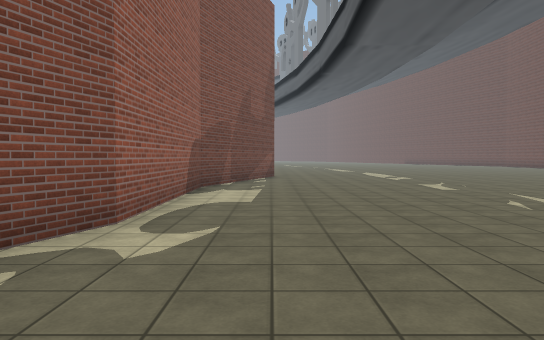
[1] (above)

21 first-person views from a walk through a scene from a Unity 3-D project. The camera is 1.4 m above the floor, tilts 2° down and sees 70° across. Doors are open. The floor is counted in squares, 2 m on a side. Each view is taken from the middle of a square. On the plan, view 1 faces up. The plan holds only what a view shows up to about 11 squares ahead; the rest is blank. The place goes on beyond the plan. The player is left out. Some animated figures are not drawn. Some surface patterns are stand-ins.

[2]
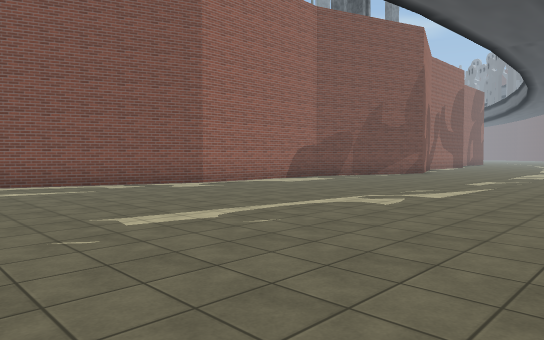

[3]
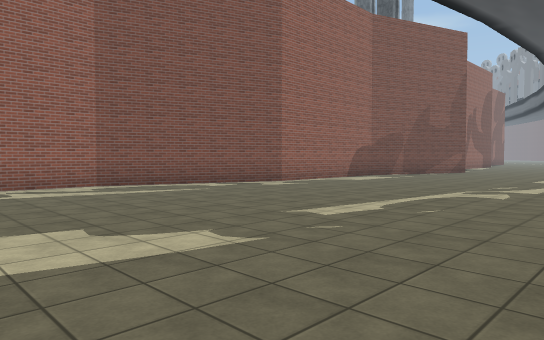

[4]
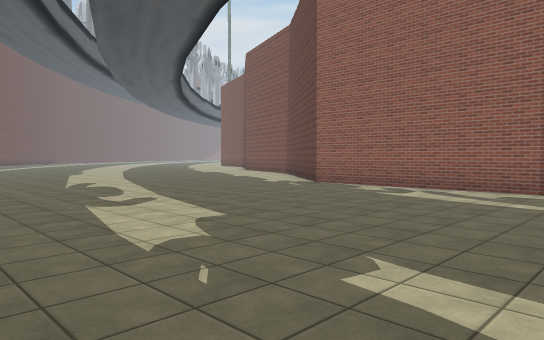

[5]
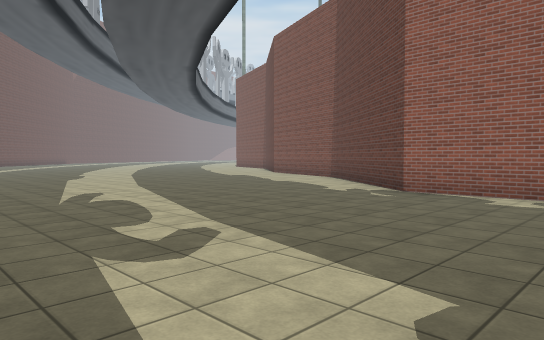

[6]
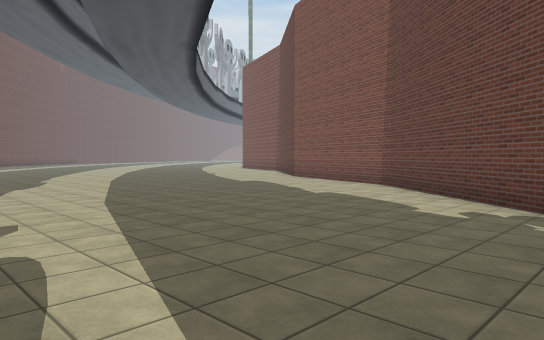

[7]
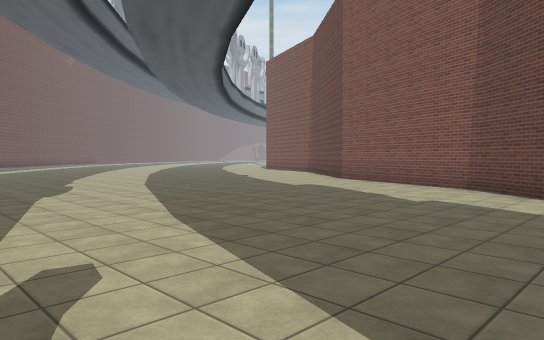

[8]
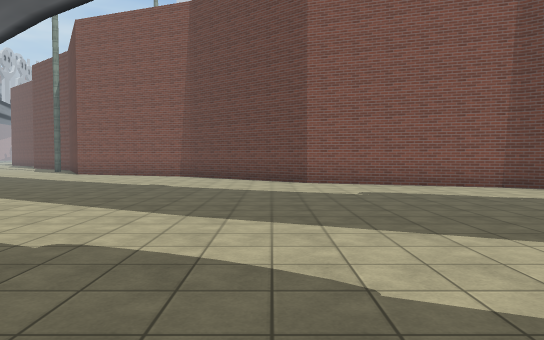

[9]
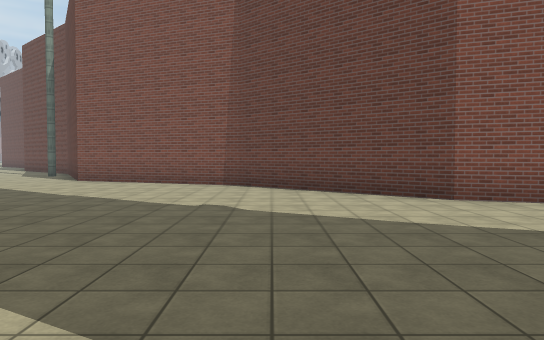

[10]
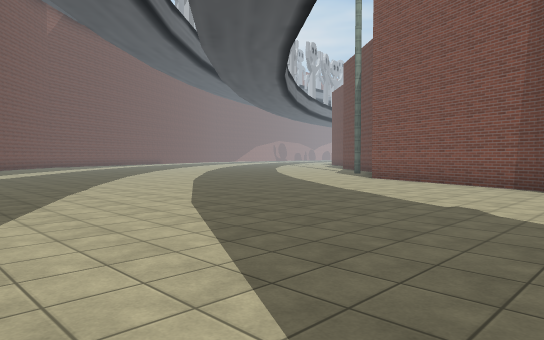

[11]
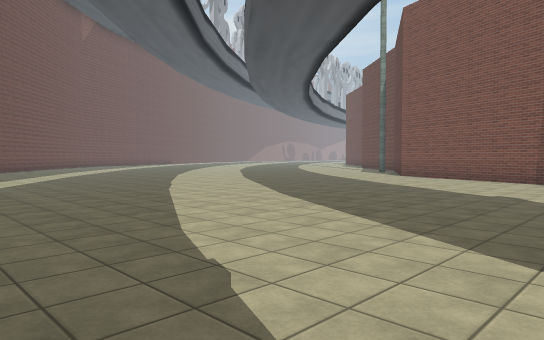

[12]
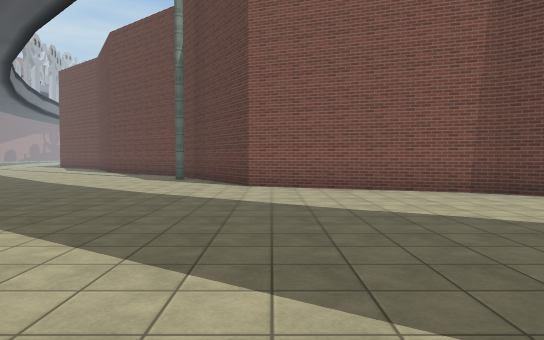

[13]
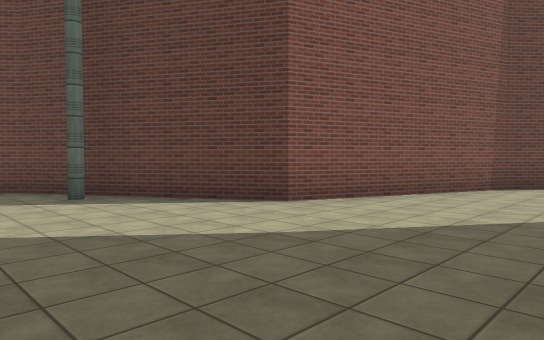

[14]
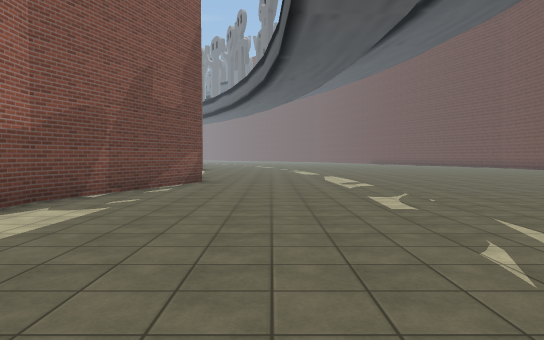

[15]
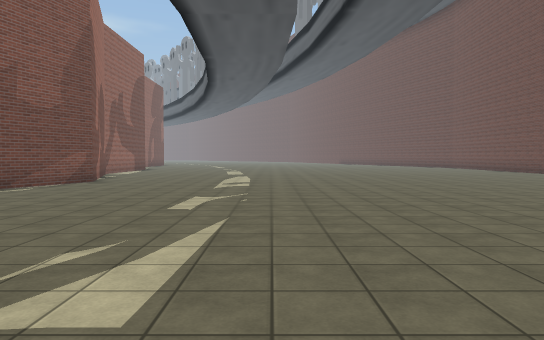

[16]
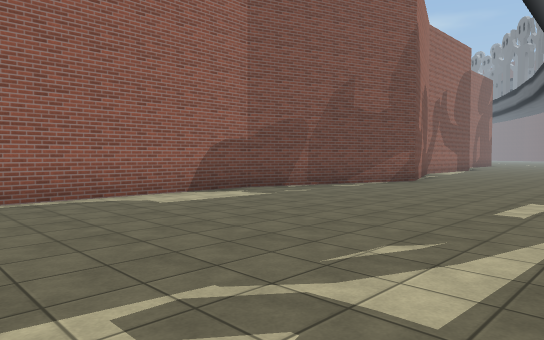

[17]
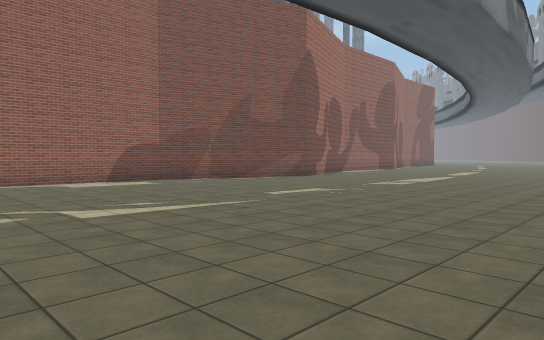

[18]
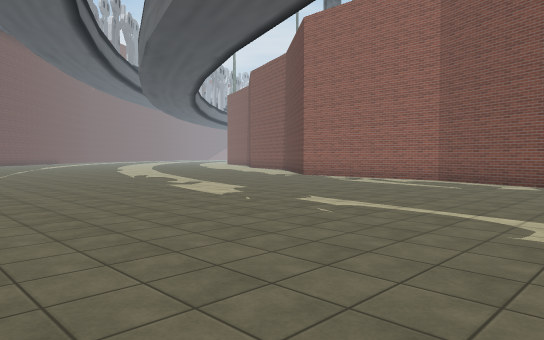

[19]
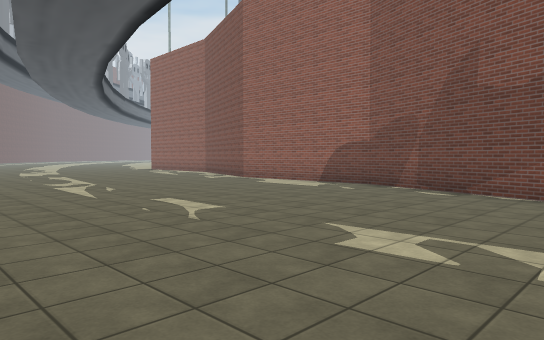

[20]
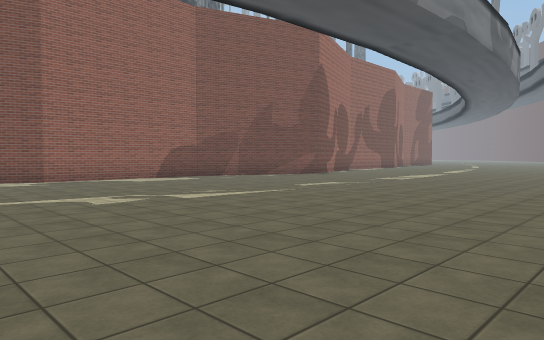

[21]
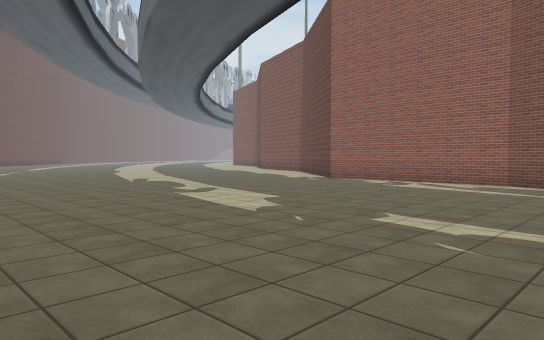

### Floor plan
Points are (right, up) in squares from view 1. A wall is a line through its corners. A room is listed if a view was taken in it or the views show most of it. See-through windows are left out.
Room 1 (views 1, 2, 3, 4, 5, 6, 7, 8, 9, 10, 11, 12, 13, 14, 15, 16, 17, 18, 19, 20, 21)
walls: (0.1, 13.7) (-1.6, 8.8) (-1.6, 4) (-3.3, -0.5) (-3.3, -5.6) (-6.6, -9.5) (-8.2, -14.1) (-11.3, -17.8) (-13.1, -22.5) (-16.4, -24.5)

Positions as (right, up) in squares from view 1, and headings:
1: (0, 0), facing up
2: (7, -2), facing up-left
3: (6, -4), facing up-left
4: (5, 1), facing down-left
5: (4, -2), facing down-left
6: (2, -5), facing down-left
7: (2, -7), facing down-left
8: (2, -15), facing left
9: (-2, -17), facing left
10: (-2, -16), facing down-left
11: (0, -16), facing down-left
12: (-4, -22), facing left
13: (-9, -27), facing up-left
14: (2, 3), facing up
15: (5, 3), facing up
16: (5, 3), facing up-left
17: (9, 3), facing up-left
18: (8, 4), facing down-left
19: (7, 14), facing down-left
20: (10, 1), facing up-left
21: (7, 2), facing down-left
